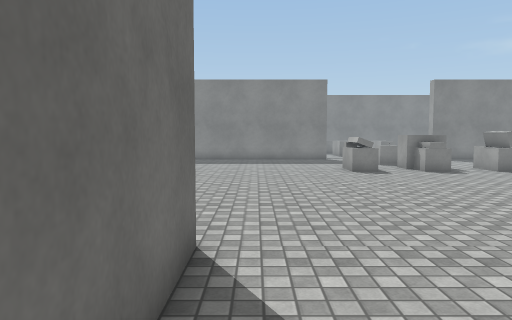
[1] (above)

23 first-person views from a walk through a 3-D level made in the Unity game engine. The camera is 1.4 m above the floor, tilts 4° down and sees 70° across. The floor is counted in squares, 1 m on a side. Each view is taken from the middle of a square. On the plan, view 1 faces up. The plan holds only what a view shows up to about 16 squares ahead; the rest is blank. Surface patterns are stand-ins for the level's own textures.

[2]
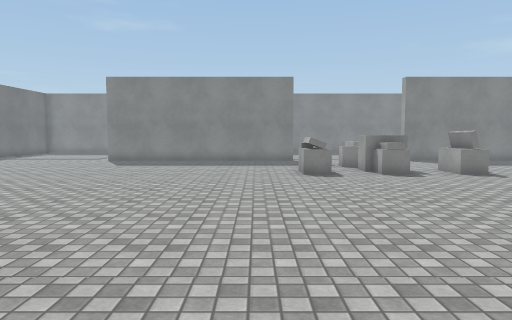

[3]
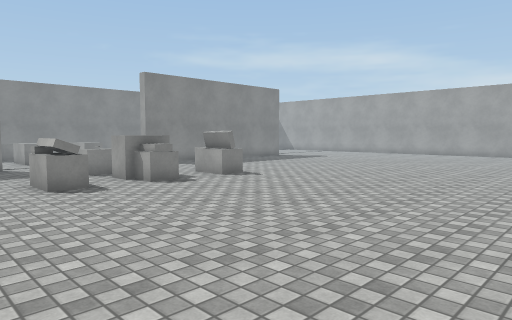

[4]
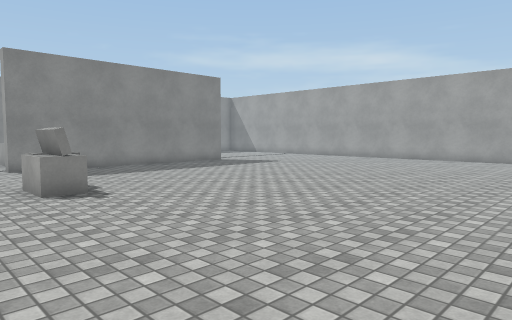

[5]
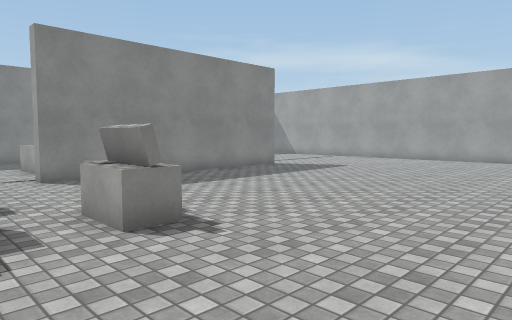

[6]
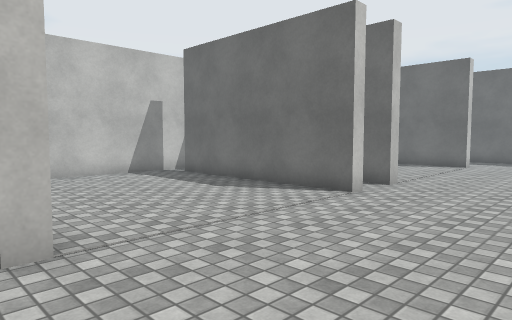

[7]
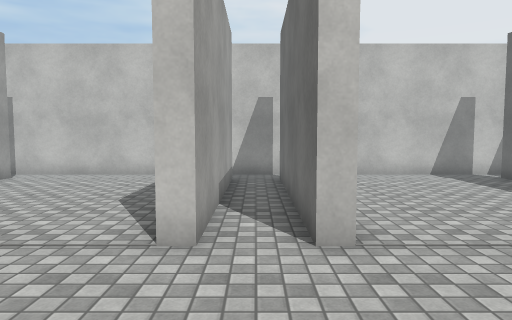

[8]
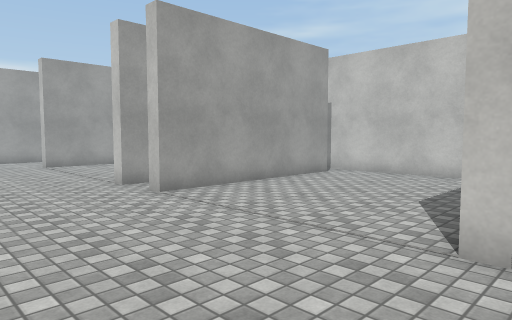

[9]
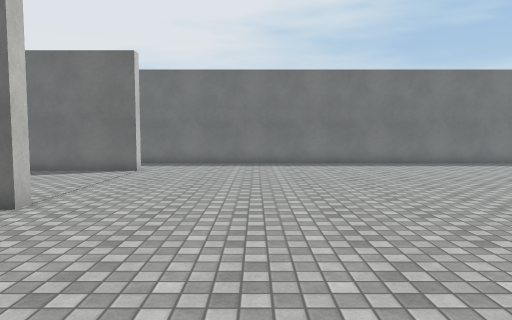

[10]
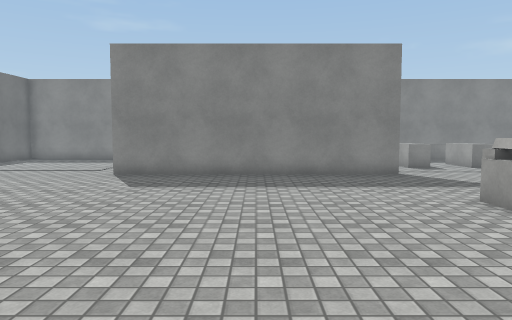

[11]
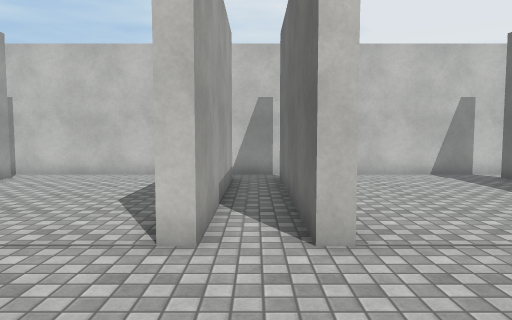

[12]
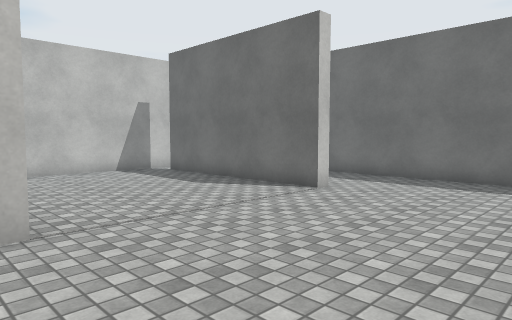

[13]
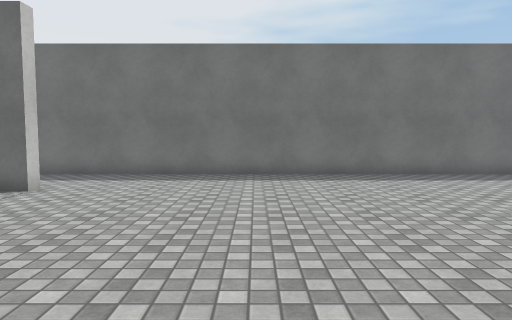

[14]
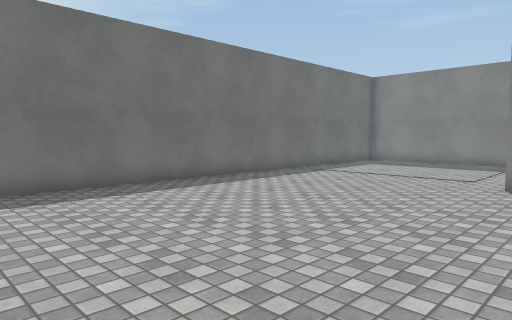

[15]
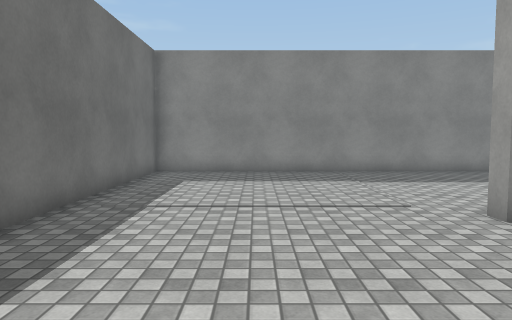

[16]
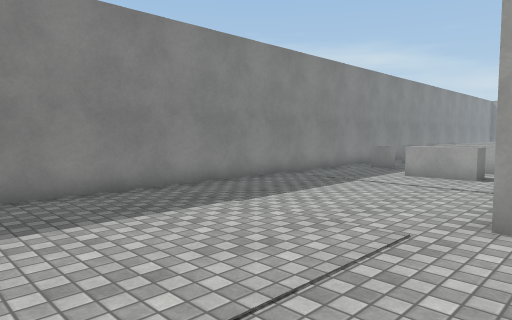

[17]
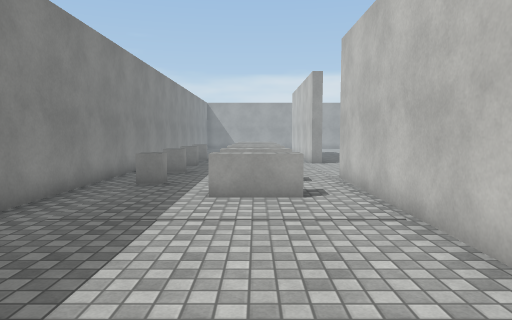

[18]
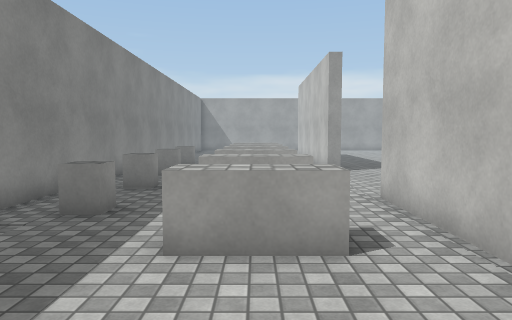

[19]
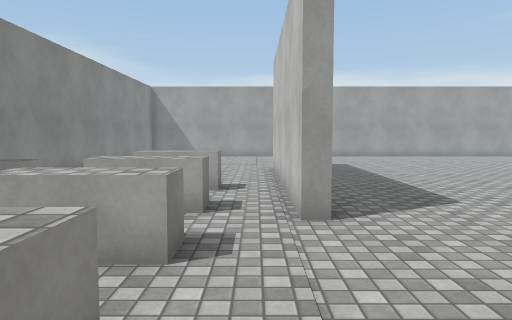

[20]
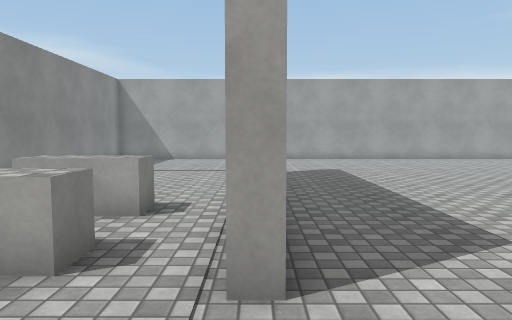

[21]
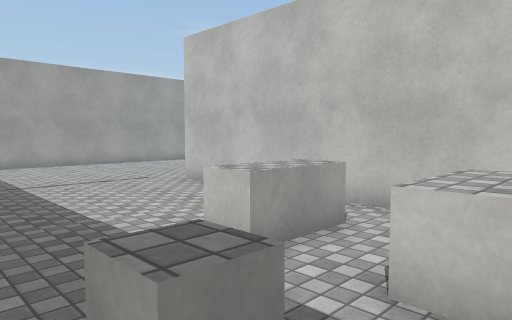

[22]
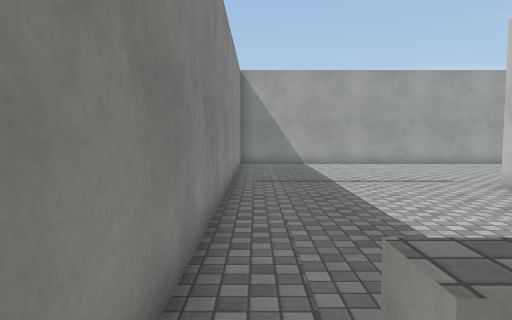

[23]
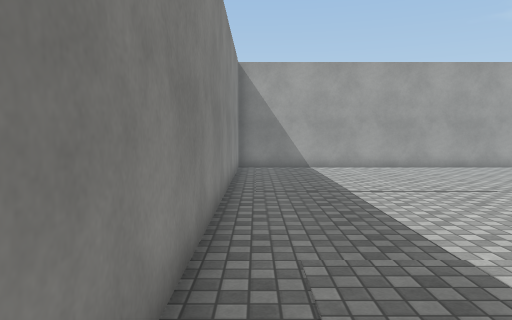

### Floor plan
Points are (right, up) in squares from view 1. A wall is a line through its corners. A room is listed if a view was taken in it or the views show most of it. See-through windows are left out.
Room 1 (views 1, 2, 3, 4, 5, 6, 7, 8, 9, 10, 11, 12, 13, 14, 15, 16, 17, 18, 19, 20, 21, 22, 23)
walls: (4.1, 20.7) (-6, 20.7) (-6, 21.2); (5.6, 4.5) (6.2, 4.5) (6.2, -2.5); (18, 20.7) (10, 20.7) (10, 21.2) (20, 21.2); (-3.4, 4.5) (-2.8, 4.5) (-2.8, -2.5); (16.7, 3.6) (16.7, 4.5) (17.2, 4.5); (-4.2, 21.2) (4, 21.2); (7.7, -2.5) (7.7, 4.5) (8.2, 4.5); (5.7, -2.5) (5.7, -2); (10.5, -3.7) (15.6, -3.7); (14.7, -2.6) (14.7, 4.5) (15.2, 4.5); (-1.3, -2.5) (-1.3, 4.5) (-0.7, 4.5) (-0.7, -2.5); (-10.4, 4.5) (-9.8, 4.5) (-9.8, -2.5); (-2.9, -3.7) (7.9, -3.7); (23.7, 3) (23.7, 4.5) (24.2, 4.5); (27.7, 16.9) (27.7, 28.7) (-13.7, 28.7) (-13.7, 2.1); (-10.6, -3.7) (-5.1, -3.7)
low walls: (6.8, 17) (5.8, 17)
objects: other object (0, 23) to (1, 25); other object (2, 27) to (3, 27); other object (3, 23) to (3, 25); other object (4, 14) to (5, 15); other object (4, 16); other object (5, 23) to (6, 25); other object (5, 27) to (6, 27); other object (7, 14); other object (7, 15); other object (8, 23) to (9, 25); other object (8, 27) to (9, 27); other object (9, 14) to (10, 15); other object (10, 15) to (10, 16); other object (11, 23) to (11, 25); other object (11, 27) to (12, 27); other object (13, 23) to (14, 25)

Positions as (right, up) in squares from view 1, and headings:
1: (0, 0), facing up
2: (2, 1), facing up
3: (1, 4), facing up-right
4: (7, 5), facing up-right
5: (7, 9), facing up-right
6: (7, 9), facing down-left
7: (7, 9), facing down
8: (7, 9), facing down-right
9: (4, 9), facing left
10: (-1, 8), facing up
11: (-2, 9), facing down
12: (-2, 10), facing down-left
13: (-1, 10), facing left
14: (-4, 10), facing up-left
15: (-10, 15), facing up
16: (-12, 20), facing up-right
17: (-8, 24), facing right
18: (-4, 24), facing right
19: (4, 22), facing right
20: (7, 21), facing right
21: (10, 28), facing down-right
22: (10, 28), facing right
23: (12, 28), facing right
